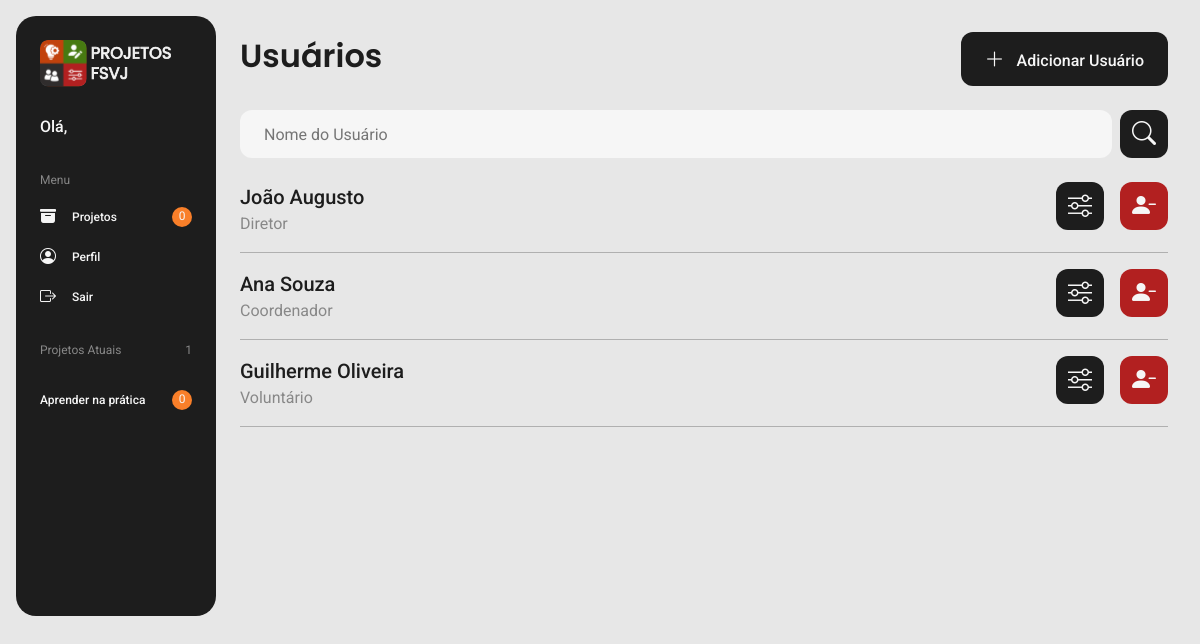
Before: /src/pages/usuarios/usuarios.php with the older database file.
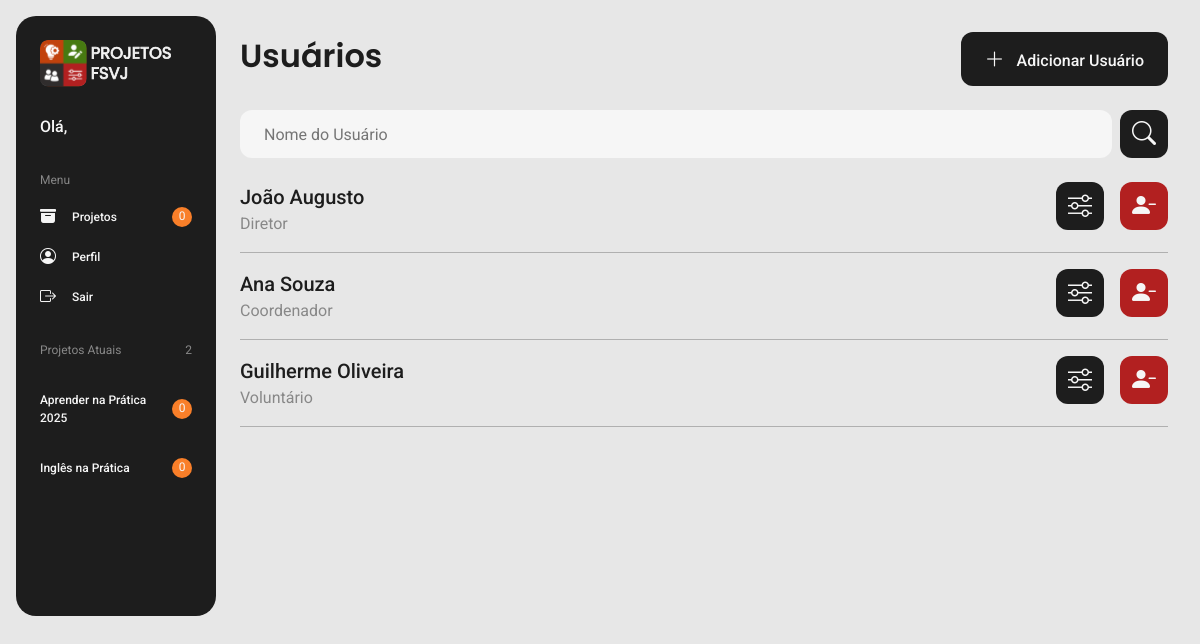
After: the same page with the newer database file.
### tables this page shows
CREATE TABLE `projetos` (
  `ID_PROJETO` int(11) NOT NULL,
  `NOME` varchar(50) NOT NULL,
  `ESCOPO` mediumtext DEFAULT NULL,
  `DATA_INICIO` date NOT NULL,
  `DATA_TERMINO` date NOT NULL,
  `CRIADO_EM` date DEFAULT curdate(),
  `ID_LOCAL` int(11) DEFAULT NULL,
  `ID_DIRETOR` int(11) NOT NULL,
  `ID_COORDENADOR` int(11) NOT NULL
);

CREATE TABLE `usuarios` (
  `ID_USUARIO` int(11) NOT NULL,
  `NOME` varchar(50) NOT NULL,
  `EMAIL` varchar(50) NOT NULL,
  `SENHA` varchar(50) NOT NULL,
  `HIERARQUIA` enum('DIRETOR','COORDENADOR','VOLUNTÁRIO') NOT NULL,
  `CRIADO_EM` date DEFAULT curdate(),
  `EXCLUIDO` varchar(1) DEFAULT 'N'
);

### src/pages/usuarios/usuarios.php (the view, shortened to what the changed rows need)
<?php
    include("../../../conexao.php");
    $id_usuario = $_GET["id_usuario"];
?>
<!DOCTYPE html>
<html lang="pt-br">
    <head>
        <link rel="stylesheet" href="https://cdn.jsdelivr.net/npm/bootstrap-icons@1.13.1/font/bootstrap-icons.min.css" />
        <link rel="stylesheet" href="../../styles/components/navbar.css" />
        <link rel="stylesheet" href="usuarios.css" />
    </head>
    <body>
        <?php include("../../components/navbar.php"); ?>
        <?php include("../../components/excluir_usuario.php"); ?>
        <main class="main-container">
            <section class="main-header">
                <div class="titulo-container">
                    <h1 class="titulo-grande">Usuários</h1>
                </div>
                <button class="botao-grande fundo-preto" onclick="AbrirAdicionarUsuario()"><i class="bi bi-plus-lg"></i> Adicionar Usuário</button>
            </section>
            <div class="barra-pesquisa">
                <input class="input fundo-branco" type="text" placeholder="Nome do Usuário">
                <button class="botao-pequeno fundo-preto"><i class="bi bi-search"></i></button>
            </div>
            <?php
                $sql = "SELECT * FROM USUARIOS U WHERE U.ID_USUARIO != '$id_usuario'";
                $query_usuario_sistema = $mysqli -> query($sql);
                while ($row_usuario_sistema = $query_usuario_sistema -> fetch_assoc()) {
                    $id_usuario_sistema = $row_usuario_sistema["ID_USUARIO"];
                    $nome_usuario_sistema = $row_usuario_sistema["NOME"];
                    $hierarquia_usuario_sistema = $row_usuario_sistema["HIERARQUIA"];
                    echo '
                    <section class="usuario-container">
                        <div>
                            <h2 class="label">'.$nome_usuario_sistema.'</h2>
                            <p class="sub-titulo primeira-letra-maiuscula">'.$hierarquia_usuario_sistema.'</p>
                        </div>
                        <div class="botoes-container">
                            <button class="botao-pequeno fundo-preto" onclick="AbrirEditarUsuario'.$id_usuario_sistema.'()"><i class="bi bi-sliders"></i></button>
                            <button class="botao-pequeno fundo-vermelho" onclick="AbrirExcluirUsuario'.$id_usuario_sistema.'()"><i class="bi bi-person-dash-fill"></i></button>
                        </div>
                    </section>
                    <div class="divisor fundo-cinza"></div>
                    ';
                }
            ?>
        </main>
    </body>
</html>

### src/components/navbar.php (shortened to what the changed rows need)
<?php
    $sql = "SELECT * FROM USUARIOS U WHERE U.ID_USUARIO = '$id_usuario'";
    $query_usuario = $mysqli -> query($sql);
    $row_usuario = $query_usuario -> fetch_assoc();
    $hierarquia = $row_usuario["HIERARQUIA"];
?>
<nav class="nav-container">
    <section class="nav-menu">
        <h2>Menu</h2>
    </section>
    <section class="nav-projetos">
        <h2>Projetos Atuais</h2>
        <?php
            if ($hierarquia == "VOLUNTÁRIO") {
                $sql = "SELECT DISTINCT P.ID_PROJETO, P.NOME FROM PROJETOS P INNER JOIN USUARIOS_PROJETOS UP ON P.ID_PROJETO = UP.ID_PROJETO WHERE UP.ID_USUARIO = '$id_usuario' AND P.DATA_INICIO <= CURRENT_DATE() AND P.DATA_TERMINO >= CURRENT_DATE()";
                $query_projetos_atuais = $mysqli -> query($sql);
                $quantidade_projetos_atuais = $query_projetos_atuais -> num_rows;
            }
            else {
                $sql = "SELECT DISTINCT P.ID_PROJETO, P.NOME FROM PROJETOS P WHERE P.DATA_INICIO <= CURRENT_DATE() AND P.DATA_TERMINO >= CURRENT_DATE()";
                $query_projetos_atuais = $mysqli -> query($sql);
                $quantidade_projetos_atuais = $query_projetos_atuais -> num_rows;
            }
        ?>
        <span><?php echo $quantidade_projetos_atuais;?></span>
        <ul>
            <?php
                while($row_projetos_atuais = $query_projetos_atuais -> fetch_assoc()) {
                    $id_projeto = $row_projetos_atuais["ID_PROJETO"];
                    $nome_projeto = $row_projetos_atuais["NOME"];
                    $sql = "SELECT * FROM TAREFAS T INNER JOIN USUARIOS_TAREFAS UT ON T.ID_TAREFA = UT.ID_TAREFA INNER JOIN FASES F ON T.ID_FASE = F.ID_FASE INNER JOIN PROJETOS P ON F.ID_PROJETO = P.ID_PROJETO WHERE UT.ID_USUARIO = '$id_usuario' AND P.ID_PROJETO = '$id_projeto' AND P.DATA_INICIO <= CURRENT_DATE() AND P.DATA_TERMINO >= CURRENT_DATE()";
                    $query_tarefas_atuais = $mysqli -> query($sql);
                    $quantidade_tarefas_atuais = $query_tarefas_atuais -> num_rows;
                    echo '<li><div class="nav-projetos-item"><p class="nome-projeto">'.$nome_projeto.'</p>'.($hierarquia == "DIRETOR" ? '' : '<div><span>'.$quantidade_tarefas_atuais.'</span></div>').'</div></li>';
                }
            ?>
        </ul>
    </section>
</nav>

Changed rows visible on the page:
changed projetos: NOME "Aprender na prática" → "Aprender na Prática 2025"
added projetos: NOME "Inglês na Prática", quantidade_tarefas_atuais "0"
Other visible differences:
$quantidade_projetos_atuais: "1" → "2"
